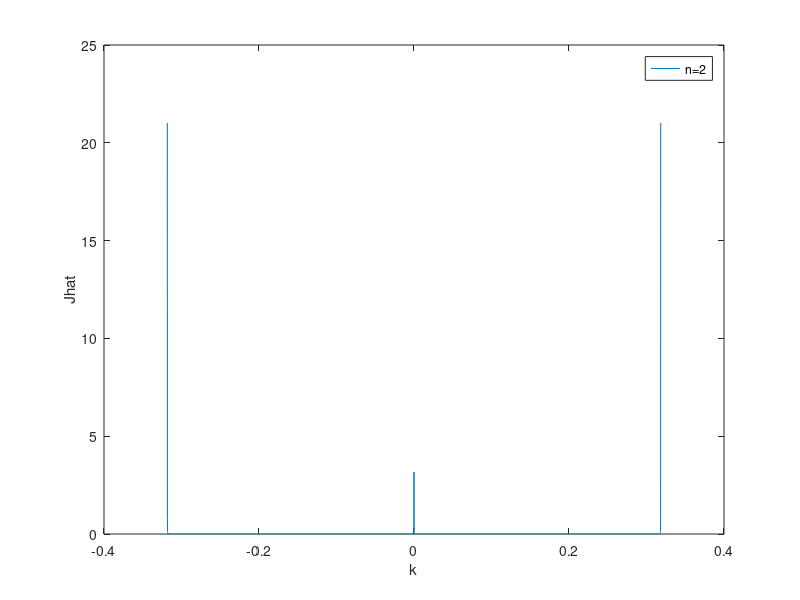

Write MATLAB code to recreate this figure.
n=2;
m=10000;
x=linspace(0,1/pi,m/2);
k=linspace(-1/pi,1/pi,m);
J2hat=zeros(m,1);
J=besselj(n,x);
J(1)=(besselj(n,0)+besselj(n,1/pi))/2;
J1hat=(fft(J));
for j=1:m/2
J2hat(j)=real(J1hat(j));
J2hat(m-j+1)=real(J1hat(j));
end
plot(k,abs(J2hat));
xlabel('k')
ylabel('Jhat')
legend('n=2')
